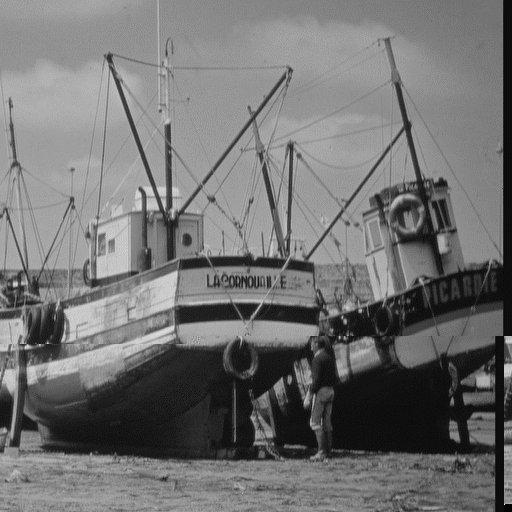
#> input picture img/1.bmp, 512 x 512 px
$ python median-filter.py
#> lines starting #> are read from the running program, lines starting #| are printed output that depends on the picture; after the words box and inside, x2 and y2 are one past the last pixel; in counts of white or black regions, pixels touching at a corner belong together
#> further down, img is the input picture: shape (512, 512); min 0, max 242, mean 113.6
import cv2
import numpy as np
import random

# Function to add salt-and-pepper noise to an image
def add_salt_and_pepper_noise(image, salt_prob, pepper_prob):
#> called with salt_prob = 0.02, pepper_prob = 0.02
    noisy_image = image.copy()
    num_salt = int(salt_prob * image.size)
#> num_salt = 5242
    num_pepper = int(pepper_prob * image.size)
#> num_pepper = 5242

    # Add salt (white) noise
    for _ in range(num_salt):
        i = random.randint(0, image.shape[0] - 1)
        j = random.randint(0, image.shape[1] - 1)
        noisy_image[i, j] = 255
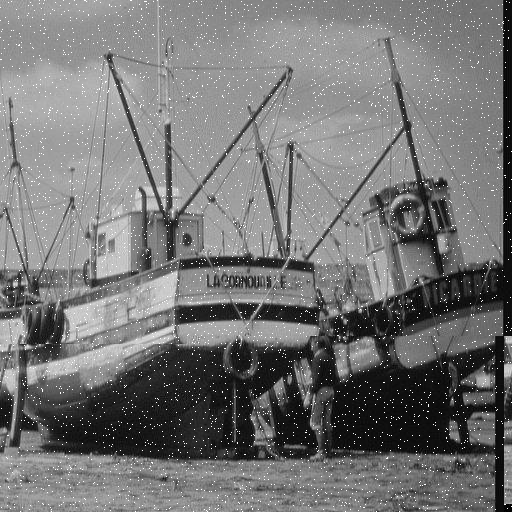
#> noisy_image: shape (512, 512); 1.98% of pixels changed, all inside (x1, y1, x2, y2) = (0, 0, 512, 512)

    # Add pepper (black) noise
    for _ in range(num_pepper):
        i = random.randint(0, image.shape[0] - 1)
        j = random.randint(0, image.shape[1] - 1)
        noisy_image[i, j] = 0
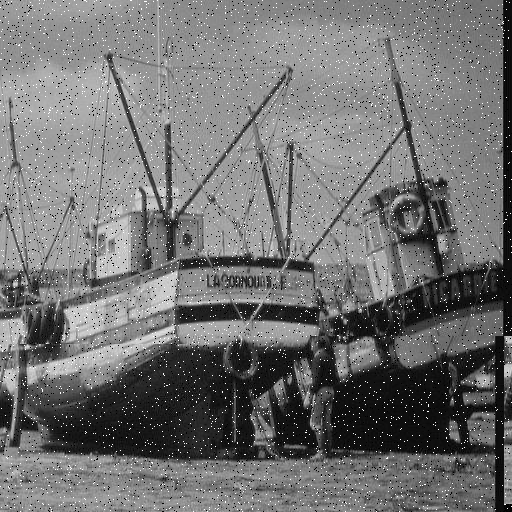
#> noisy_image: shape (512, 512); 1.99% of pixels changed, all inside (x1, y1, x2, y2) = (0, 0, 512, 512)

    return noisy_image

# Read input image
img = cv2.imread('./img/1.bmp', cv2.IMREAD_GRAYSCALE)

# Add salt-and-pepper noise to the image
salt_prob = 0.02  # Probability of salt noise
pepper_prob = 0.02  # Probability of pepper noise
noisy_img = add_salt_and_pepper_noise(img, salt_prob, pepper_prob)

# Apply median filter with a 3x3 kernel
median_filtered_img = cv2.medianBlur(noisy_img, 3)

# Display original, noisy, and filtered images
cv2.imshow("Original Image", img)
cv2.imshow("Noisy Image", noisy_img)
cv2.imshow("Median Filtered Image", median_filtered_img)
cv2.waitKey(0)
cv2.destroyAllWindows()

$ run again, with img/14.bmp copied over img/1.bmp
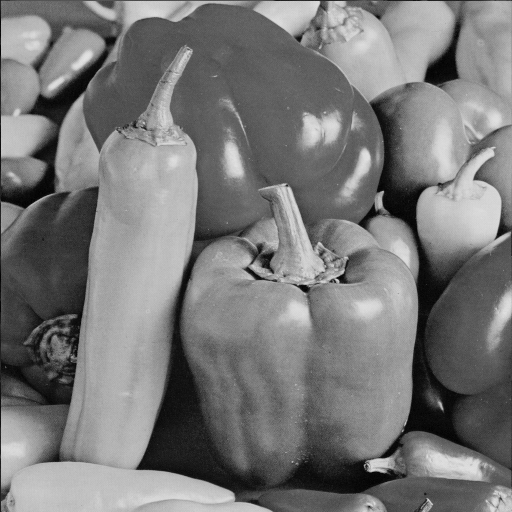
#> input picture img/14.bmp, 512 x 512 px
#> img is the input picture: shape (512, 512); min 0, max 228, mean 120.2
#> after the loop in add_salt_and_pepper_noise, `for _ in range(num_salt):`:
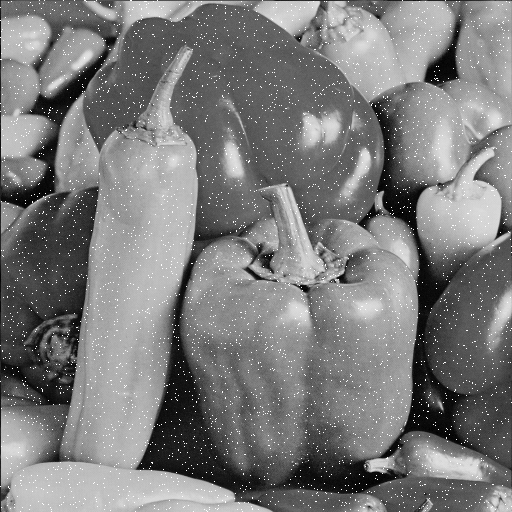
#> noisy_image: shape (512, 512); 1.98% of pixels changed, all inside (x1, y1, x2, y2) = (0, 0, 512, 512)
#> after the loop in add_salt_and_pepper_noise, `for _ in range(num_pepper):`:
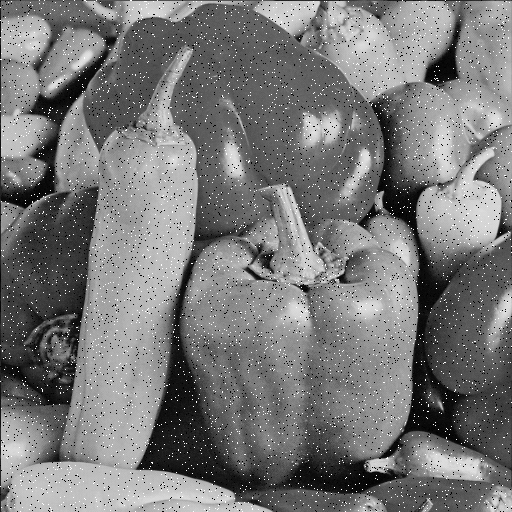
#> noisy_image: shape (512, 512); 1.99% of pixels changed, all inside (x1, y1, x2, y2) = (0, 0, 512, 512)
